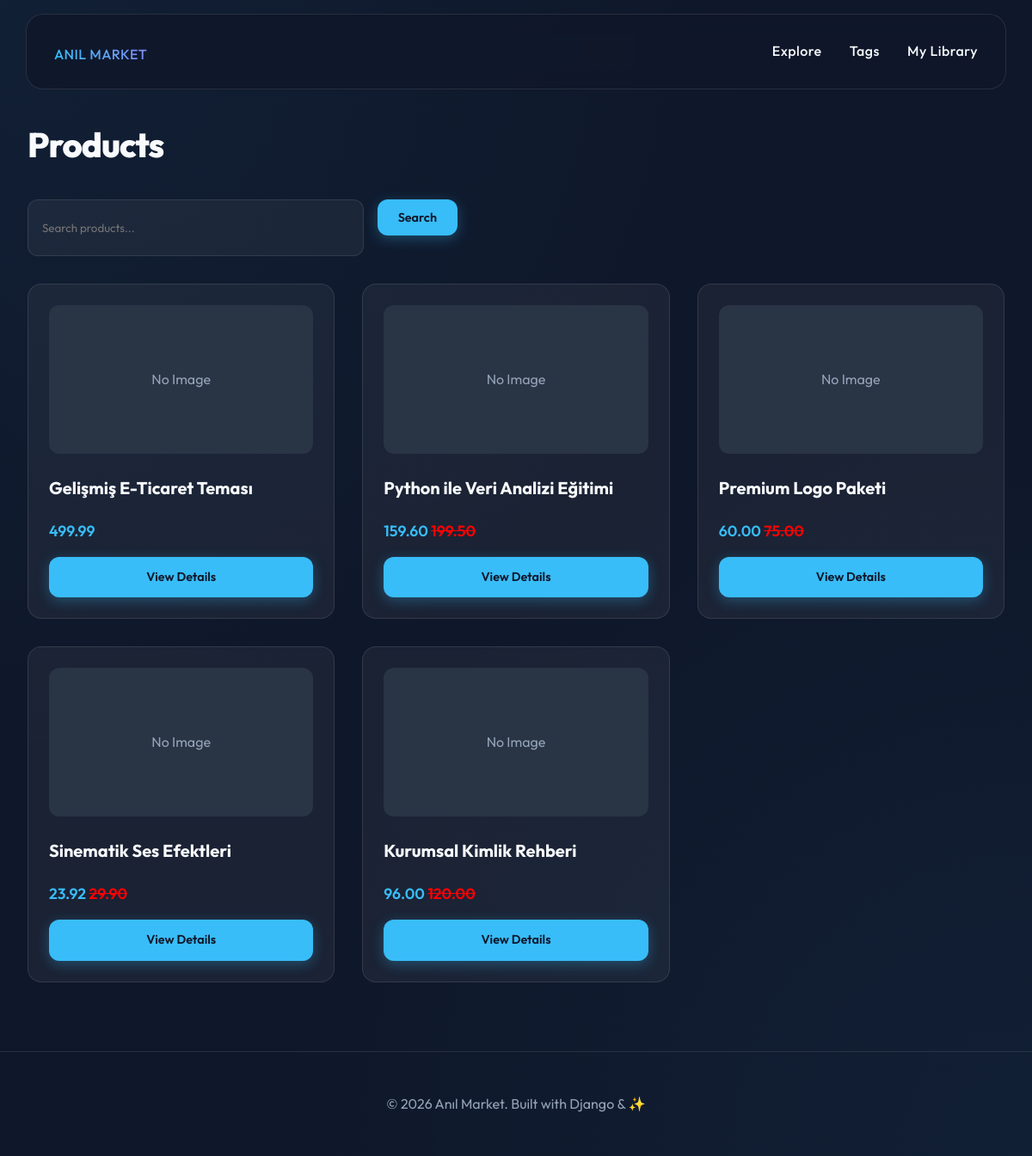
Screenshot of /products/ with the database file from the repository.
### products/models.py (models this page shows, shortened)
class Product(models.Model):
    seller = models.ForeignKey(SellerAccount, on_delete=models.CASCADE)
    media = models.ImageField(blank=True,
        null=True,
        upload_to=download_media_location,
        storage=FileSystemStorage(location=settings.PROTECTED_ROOT))
    title = models.CharField(max_length=30)
    slug = models.SlugField(blank=True, unique=True)
    description = models.TextField()
    price = models.DecimalField(max_digits=100, decimal_places=2, default=9.99, null=True)  # 100.00
    sale_active = models.BooleanField(default=False)
    sale_price = models.DecimalField(max_digits=100, decimal_places=2, default=6.99, null=True, blank=True)  # 100.00
    def get_absolute_url(self):
        view_name = "products:detail_slug"
        return reverse(view_name, kwargs={"slug": self.slug})
    @property
    def get_price(self):
        if self.sale_price and self.sale_active:
            return self.sale_price
        return self.price
    def get_html_price(self):
        price = self.get_price
        if price == self.sale_price:
            return "<p><span>%s</span> <span style='color:red;text-decoration:line-through;'>%s</span></p>" %(self.sale_price, self.price)
        else:
            return "<p>%s</p>" %(self.price)

### products/views.py (the view)
# urls.py: path('', ProductListView.as_view(), name='list'),
class ProductListView(ListView):
    model = Product
    def get_queryset(self, *args, **kwargs):
        qs = super(ProductListView, self).get_queryset(**kwargs)
        query = self.request.GET.get("q")
        if query:
            qs = qs.filter(
                Q(title__icontains=query)|
                Q(description__icontains=query)
            ).order_by("title")
        return qs

### products/templatetags/get_thumbnail.py (called while the page is built, shortened)
@register.filter
def get_thumbnail(obj, arg):
    arg = arg.lower()
    if not isinstance(obj, Product):
        return None
    valid_types = [choice[0] for choice in THUMB_CHOICES]
    if arg not in valid_types:
        return None

### templates/products/product_list.html (shortened to what this page needs)
{% extends "base.html" %}
{% block content %}
<h1>{% if vendor_name %}{{ vendor_name }}{% endif %} Products</h1>
<div style="margin-bottom: 2rem;">
  <form method="GET" action="" style="display: flex; gap: 1rem; max-width: 500px;">
    <input type='text' name='q' placeholder='Search products...' value='{{ request.GET.q }}'
      style="margin-bottom: 0;" />
    <input type='submit' value='Search' class="btn btn-primary" style="width: auto;" />
  </form>
</div>
{% include "products/product_list_snippet.html" with product_list=object_list %}
{% endblock %}

### templates/products/product_list_snippet.html
{% load get_thumbnail %}
<div class="product-grid">
    {% for instance in product_list %}
    <div class="glass product-card">
        <div class="product-image">
            {% if instance|get_thumbnail:"medium" %}
            <img src="{{ instance|get_thumbnail:'medium' }}" style="width: 100%; height: 100%; object-fit: cover;" />
            {% else %}
            <div style="width: 100%; height: 100%; background: var(--glass-bg); display: flex; align-items: center; justify-content: center; color: var(--text-secondary);">No Image</div>
            {% endif %}
        </div>
        <div class="product-title">
            <a href="{{ instance.get_absolute_url }}" style="text-decoration: none; color: inherit;">{{ instance.title }}</a>
        </div>
        <div class="product-price">
            {{ instance.get_html_price|safe }}
        </div>
        <a href="{{ instance.get_absolute_url }}" class="btn btn-primary" style="margin-top: auto;">View Details</a>
    </div>
    {% empty %}
    <p>No Products yet.</p>
    {% endfor %}
</div>

### static/css/main.css (style rules this page uses)
:root { --bg-color: #0f172a; --surface-color: rgba(30, 41, 59, 0.7); --accent-color: #38bdf8; --accent-glow: rgba(56, 189, 248, 0.3); --text-primary: #f8fafc; --text-secondary: #94a3b8; --glass-border: rgba(255, 255, 255, 0.1); --glass-bg: rgba(255, 255, 255, 0.05); --transition: all 0.3s cubic-bezier(0.4, 0, 0.2, 1); }
* { margin: 0; padding: 0; box-sizing: border-box; }
body { background-color: var(--bg-color); color: var(--text-primary); font-family: 'Outfit', sans-serif; line-height: 1.6; background-image: radial-gradient(circle at 0% 0%, rgba(56, 189, 248, 0.05) 0%, transparent 50%), radial-gradient(circle at 100% 100%, rgba(56, 189, 248, 0.05) 0%, transparent 50%); min-height: 100vh; }
.glass { background: var(--glass-bg); backdrop-filter: blur(12px); -webkit-backdrop-filter: blur(12px); border: 1px solid var(--glass-border); border-radius: 16px; }
.btn { display: inline-block; padding: 0.75rem 1.5rem; border-radius: 12px; font-weight: 600; cursor: pointer; transition: var(--transition); border: none; text-decoration: none; font-size: 0.9rem; text-align: center; }
.btn-primary { background: var(--accent-color); color: var(--bg-color); box-shadow: 0 4px 15px var(--accent-glow); }
.product-grid { display: grid; grid-template-columns: repeat(auto-fill, minmax(280px, 1fr)); gap: 2rem; }
.product-card { padding: 1.5rem; transition: var(--transition); display: flex; flex-direction: column; gap: 1rem; }
.product-image { width: 100%; aspect-ratio: 16/9; background: #1e293b; border-radius: 12px; overflow: hidden; margin-bottom: 0.5rem; }
.product-title { font-size: 1.25rem; font-weight: 700; margin-bottom: 0.25rem; }
.product-price { font-size: 1.1rem; color: var(--accent-color); font-weight: 600; }
h1 { font-size: 2.5rem; font-weight: 800; margin-bottom: 2rem; letter-spacing: -1px; }
input, textarea, select { width: 100%; background: var(--glass-bg); border: 1px solid var(--glass-border); border-radius: 12px; padding: 0.75rem 1rem; color: var(--text-primary); font-family: inherit; margin-bottom: 1.5rem; transition: var(--transition); }

### rows the page displays
Product: title "Gelişmiş E-Ticaret Teması", get_html_price "499.99"
Product: title "Python ile Veri Analizi Eğitimi", get_html_price "159.60 199.50"
Product: title "Premium Logo Paketi", get_html_price "60.00 75.00"
Product: title "Sinematik Ses Efektleri", get_html_price "23.92 29.90"
Product: title "Kurumsal Kimlik Rehberi", get_html_price "96.00 120.00"
